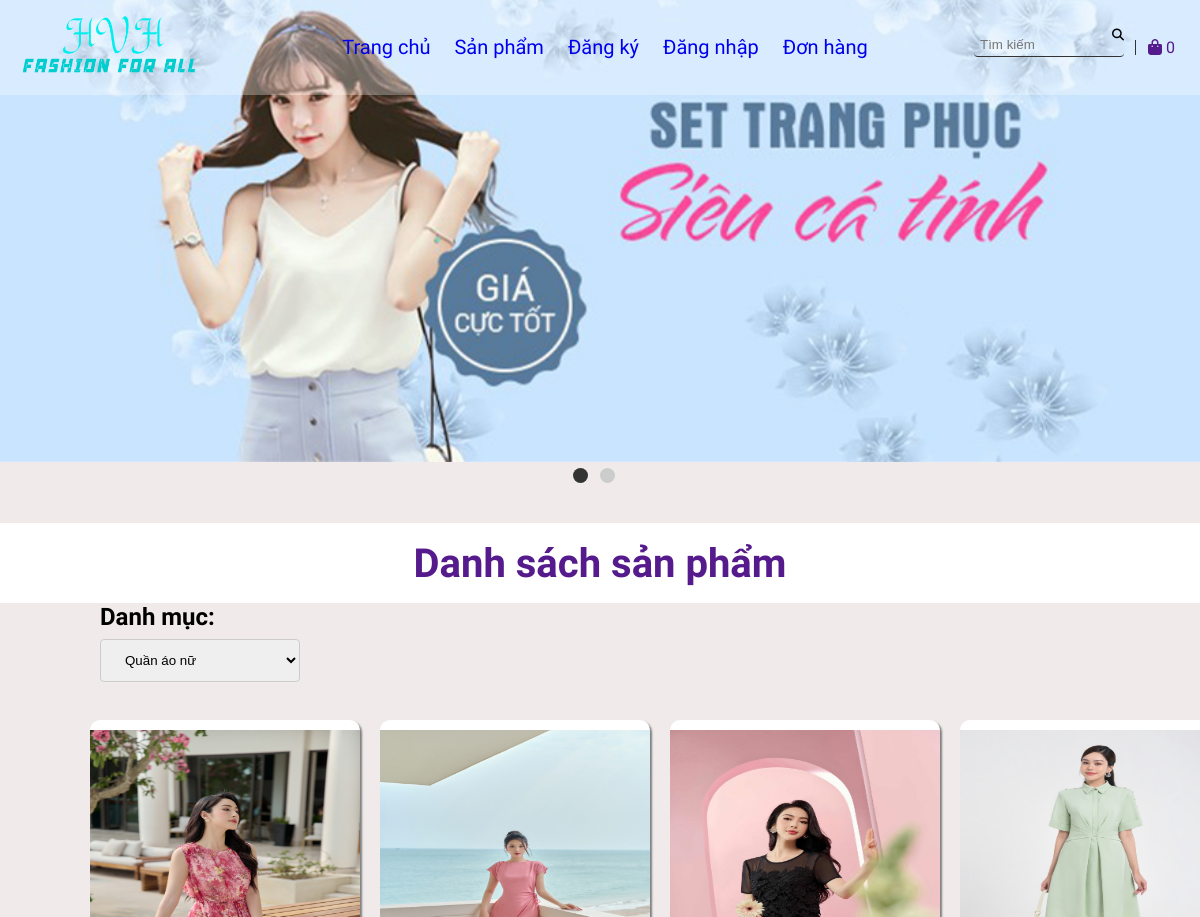
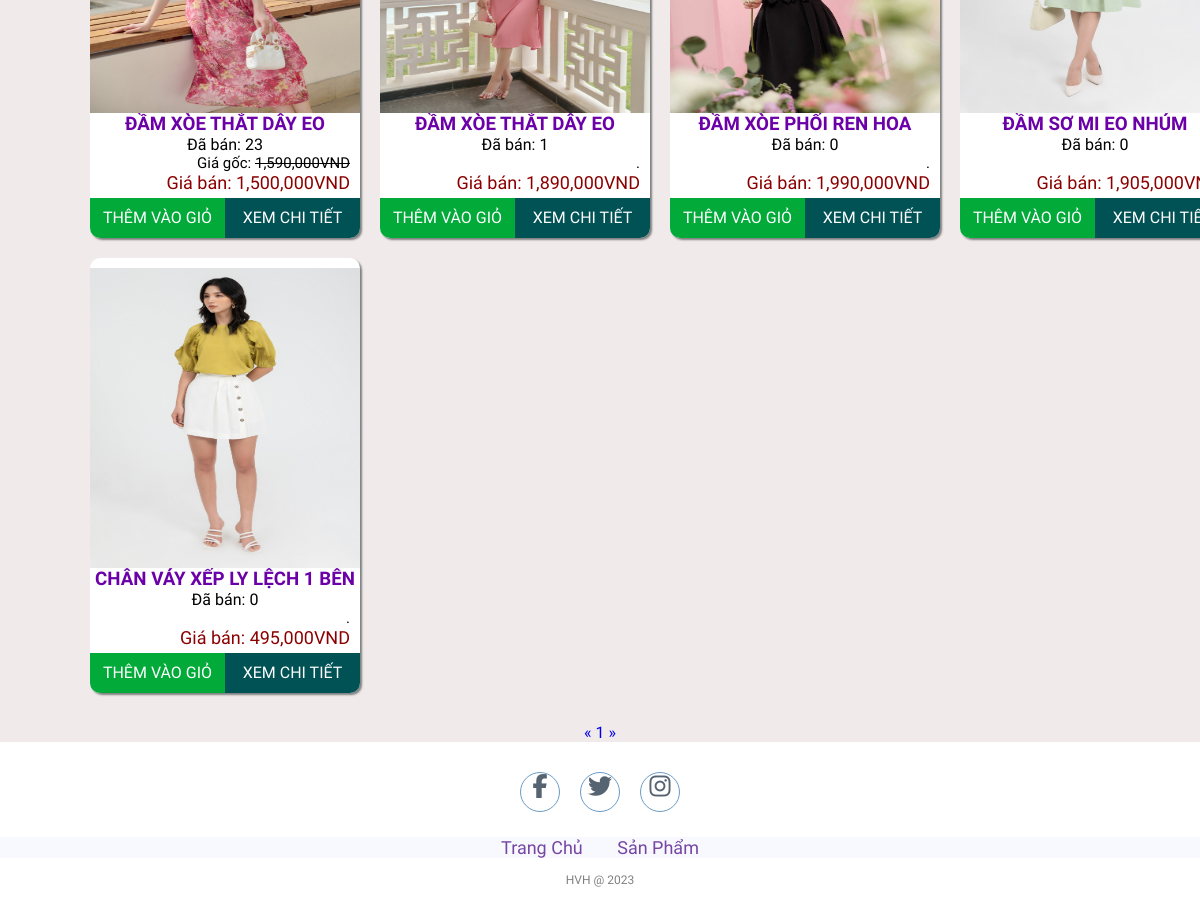
The app's page /productList.php with its own data (2 pictures, top to bottom).
### tables this page shows
CREATE TABLE `products` (
  `id` int(11) NOT NULL,
  `name` varchar(255) NOT NULL,
  `originalPrice` decimal(10,0) NOT NULL,
  `promotionPrice` decimal(10,0) NOT NULL,
  `image` varchar(50) NOT NULL,
  `createdBy` int(11) NOT NULL,
  `createdDate` date NOT NULL,
  `cateId` int(11) NOT NULL,
  `qty` int(11) NOT NULL,
  `des` varchar(1000) NOT NULL,
  `status` tinyint(1) NOT NULL,
  `soldCount` int(11) NOT NULL
);

### lib/database.php (called while the page is built, shortened)
<?php
class Database extends PDO
{
  public $host   = DB_HOST;
  public $user   = DB_USER;
  public $pass   = DB_PASS;
  public $dbname = DB_NAME;
  public $link;
  private function connectDB()
  {
    $this->link = new mysqli(
      $this->host,
      $this->user,
      $this->pass,
      $this->dbname
    );
  }
  public function select($query)
  {
    $result = $this->link->query($query);
    if ($result->num_rows > 0) {
      return $result;
    } else {
      return false;
    }
  }
}

### lib/session.php (called while the page is built, shortened)
<?php
class Session
{
   public static function get($key)
   {
      if (isset($_SESSION[$key])) {
         return $_SESSION[$key];
      } else {
         return false;
      }
   }
}

### classes/cart.php (called while the page is built, shortened)
<?php
$filepath = realpath(dirname(__FILE__));
include_once($filepath . '/../lib/database.php');
include_once($filepath . '/../lib/session.php');
include_once($filepath . '/../classes/product.php');
?>
<?php
class cart
{
    private $db;
    public function __construct()
    {
        $this->db = new Database();
    }
    public function getTotalQtyByUserId()
    {
        $userId = Session::get('userId');
        $query = "SELECT SUM(qty) as total FROM cart WHERE userId = '$userId' ";
        $mysqli_result = $this->db->select($query);
        if ($mysqli_result) {
            $result = mysqli_fetch_all($this->db->select($query), MYSQLI_ASSOC)[0];
            return $result;
        }
        return false;
    }
}
?>

### classes/categories.php (called while the page is built, shortened)
<?php
$filepath = realpath(dirname(__FILE__));
include_once($filepath . '/../lib/database.php');
include_once($filepath . '/../lib/session.php');
?>
<?php
class categories
{
    private $db;
    public function __construct()
    {
        $this->db = new Database();
    }
    public function getAll()
    {
        $query = "SELECT * FROM categories WHERE status = 1";
        $result_mysqli = $this->db->select($query);
        if ($result_mysqli) {
            $result = mysqli_fetch_all($result_mysqli, MYSQLI_ASSOC);
            return $result;
        }
        return false;
    }
}
?>

### classes/product.php (called while the page is built, shortened)
<?php
$filepath = realpath(dirname(__FILE__));
include_once($filepath . '/../lib/database.php');
include_once($filepath . '/../lib/session.php');
?>
<?php
class product
{
    private $db;
    public function __construct()
    {
        $this->db = new Database();
    }
    public function getCountPagingClient($cateId, $row = 8)
    {
        $query = "SELECT COUNT(*) FROM products WHERE cateId = $cateId";
        $mysqli_result = $this->db->select($query);
        if ($mysqli_result) {
            $totalrow = intval((mysqli_fetch_all($mysqli_result, MYSQLI_ASSOC)[0])['COUNT(*)']);
            $result = ceil($totalrow / $row);
            return $result;
        }
        return false;
    }
    public function getFeaturedProducts()
    {
        $query =
            "SELECT *
			 FROM products
			 WHERE products.status = 1
             order by products.soldCount DESC
             LIMIT 8";
        $result = $this->db->select($query);
        return $result;
    }
    public function getProductsByCateId($page = 1, $cateId, $total = 8)
    {
        $tmp = ($page - 1) * $total;
        $query =
            "SELECT *
			 FROM products
			 WHERE status = 1 AND cateId = $cateId
             LIMIT $tmp,$total";
        $mysqli_result = $this->db->select($query);
        if ($mysqli_result) {
            $result = mysqli_fetch_all($mysqli_result, MYSQLI_ASSOC);
            return $result;
        }
        return false;
    }
}
?>

### productList.php (the view, shortened to what this page needs)
<?php
include_once 'lib/session.php';
include_once 'classes/product.php';
include_once 'classes/categories.php';
include_once 'classes/cart.php';
$product = new product();
$list = mysqli_fetch_all($product->getFeaturedProducts(), MYSQLI_ASSOC);
$cart = new cart();
$totalQty = $cart->getTotalQtyByUserId();
$product = new product();
$list = $product->getProductsByCateId((isset($_GET['page']) ? $_GET['page'] : 1), (isset($_GET['cateId']) ? $_GET['cateId'] : 2));
$pageCount = $product->getCountPagingClient((isset($_GET['cateId']) ? $_GET['cateId'] : 2));
$categories = new categories();
$categoriesList = $categories->getAll();
?>
<!DOCTYPE html>
<html lang="en">
<head>
    <link rel="stylesheet" href="css/style.css">
    <link rel="stylesheet" href="https://cdnjs.cloudflare.com/ajax/libs/font-awesome/5.15.4/css/all.min.css">
</head>
<body>
    <section class="top">
        <div class="top-container">
            <div class="row">
                <div class="top-logo"><img src="images/logo.png" alt="" width="200px" height="auto"></div>
                <div class="menu">
                <li><a href="index.php">Trang chủ</a></li>
                <li><a href="productList.php">Sản phẩm</a></li>
            <?php
            if (isset($_SESSION['user']) && $_SESSION['user']) { ?>
                <li><a href="logout.php" id="signin">Đăng xuất</a></li>
            <?php } else { ?>
                <li><a href="register.php" id="signup">Đăng ký</a></li>
                <li><a href="login.php" id="signin">Đăng nhập</a></li>
            <?php } ?>
            <li><a href="order.php" id="order">Đơn hàng</a></li>
                </div>
                <div class="top-menu-icons">
                    <ul>
                        <li>
                            <form action="search.php" method="GET">
                                <input id="input_Search" name="search" type="text" placeholder="Tìm kiếm">
                            <i class="fas fa-search"></i>
                            </form>
                        </li>
                    <li>
                <a href="checkout.php">
                    <i class="fa fa-shopping-bag" style="color: #551A8B;"></i>
                    <span style="color: #551A8B;" class="sumItem">
                        <?= ($totalQty['total']) ? $totalQty['total'] : "0" ?>
                    </span>
                </a>
            </li>
                    </ul>
                </div>
            </div>
        </div>
    </section>
    <section class="sliders">
        <div class="aspect-ratio-169">
            <img src="images/banner2.jpg" alt="">
        </div>
        <div class="dot-container">
                <div class="dot active"></div>
                <div class="dot"></div>
        </div>
    </section>
    <div class="featuredProducts">
        <h1>Danh sách sản phẩm</h1>
    </div>
    <div class="category">
        <h2>Danh mục:</h2>
        <select onchange="location = this.value;">
            <?php
            foreach ($categoriesList as $key => $value) {
                if ($value['id'] == $_GET['cateId']) { ?>
                    <option selected value="productList.php?cateId=<?= $value['id'] ?>"><?= $value['name'] ?></option>
                <?php } else { ?>
                    <option value="productList.php?cateId=<?= $value['id'] ?>"><?= $value['name'] ?></option>
                <?php } ?>
            <?php }
            ?>
        </select>
    </div>
    <div class="container">
        <?php if ($list) {
            foreach ($list as $key => $value) { ?>
                <div class="card">
                    <div class="imgBx">
                        <a href="detail.php?id=<?= $value['id'] ?>"><img src="admin/uploads/<?= $value['image'] ?>" alt=""></a>
                    </div>
                    <div class="content">
                        <div class="productName">
                            <a href="detail.php?id=<?= $value['id'] ?>">
                                <h3><?= $value['name'] ?></h3>
                            </a>
                        </div>
                        <div>
                            Đã bán: <?= $value['soldCount'] ?>
                        </div>
                        <div class="original-price">
                            <?php
                            if ($value['promotionPrice'] < $value['originalPrice']) { ?>
                                Giá gốc: <del><?= number_format($value['originalPrice'], 0, '', ',') ?>VND</del>
                            <?php } else { ?>
                                <p>.</p>
                            <?php } ?>
                        </div>
                        <div class="price">
                            Giá bán: <?= number_format($value['promotionPrice'], 0, '', ',') ?>VND
                        </div>
                        <div class="action">
                            <a class="add-cart" href="add_cart.php?id=<?= $value['id'] ?>">Thêm vào giỏ</a>
                            <a class="detail" href="detail.php?id=<?= $value['id'] ?>">Xem chi tiết</a>
                        </div>
                    </div>
                </div>
            <?php }
        } else { ?>
            <h3>Không có sản phẩm nào...</h3>
        <?php  }
        ?>
    </div>
    <div class="pagination">
        <a href="productList.php?page=<?= (isset($_GET['page'])) ? (($_GET['page'] <= 1) ? 1 : $_GET['page'] - 1) : 1 ?>&cateId=<?= (isset($_GET['cateId'])) ? $_GET['cateId'] : 2 ?>">&laquo;</a>
        <?php
        for ($i = 1; $i <= $pageCount; $i++) {
            if (isset($_GET['page'])) {
                if ($i == $_GET['page']) { ?>
                    <a class="active" href="productList.php?page=<?= $i ?>&cateId=<?= (isset($_GET['cateId'])) ? $_GET['cateId'] : 2 ?>"><?= $i ?></a>
                <?php } else { ?>
                    <a href="productList.php?page=<?= $i ?>&cateId=<?= (isset($_GET['cateId'])) ? $_GET['cateId'] : 2 ?>"><?= $i ?></a>
                <?php  }
            } else { ?>
                <a href="productList.php?page=<?= $i ?>&cateId=<?= (isset($_GET['cateId'])) ? $_GET['cateId'] : 2 ?>"><?= $i ?></a>
            <?php  } ?>
        <?php }
        ?>
        <a href="productList.php?page=<?= (isset($_GET['page'])) ? $_GET['page'] + 1 : 2 ?>&cateId=<?= (isset($_GET['cateId'])) ? $_GET['cateId'] : 2 ?>">&raquo;</a>
    </div>
    <footer>
        <div class="social">
            <a href="#"><i class="fa fa-facebook" aria-hidden="true"></i></a>
            <a href="#"><i class="fa fa-twitter" aria-hidden="true"></i></a>
            <a href="#"><i class="fa fa-instagram" aria-hidden="true"></i></a>
        </div>
        <ul class="list">
            <li>
                <a href="./">Trang Chủ</a>
            </li>
            <li>
                <a href="productList.php">Sản Phẩm</a>
            </li>
        </ul>
        <p class="copyright">HVH @ 2023</p>
    </footer>
</body>
</html>

### records on screen
products: image (picture), name "ĐẦM XÒE THẮT DÂY EO", soldCount "23", originalPrice "1,590,000", promotionPrice "1,500,000"
products: image (picture), name "ĐẦM XÒE THẮT DÂY EO", soldCount "1", promotionPrice "1,890,000"
products: image (picture), name "ĐẦM XÒE PHỐI REN HOA", soldCount "0", promotionPrice "1,990,000"
products: image (picture), name "ĐẦM SƠ MI EO NHÚM", soldCount "0", promotionPrice "1,905,000"
products: image (picture), name "CHÂN VÁY XẾP LY LỆCH 1 BÊN", soldCount "0", promotionPrice "495,000"

### other values on screen
form field value "Quần áo nữ"
